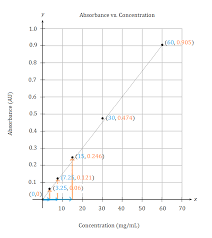
#> input picture images.png, 212 x 238 px
$ python maintest.py
#> lines starting #> are read from the running program, lines starting #| are printed output that depends on the picture; after the words box and inside, x2 and y2 are one past the last pixel; in counts of white or black regions, pixels touching at a corner belong together
import numpy as np
import matplotlib.pyplot as plt
from dtaidistance import dtw
import cv2
from skimage import measure

# Initial Bilirubin levels over time (baseline for jaundice recovery)
initial_x1 = np.array([1, 3, 4, 6, 8, 13, 23])
initial_y1 = np.array([5.2, 8.7, 8.8, 8.5, 6.3, 4.1, 2.3])

def extract_data_from_graph(image_path):
    # Load and process image
    img = cv2.imread(image_path, cv2.IMREAD_GRAYSCALE)
    if img is None:
        raise ValueError("Image not found or unable to load.")

    _, binary = cv2.threshold(img, 128, 255, cv2.THRESH_BINARY_INV)
    contours = measure.find_contours(binary, 0.8)
    if not contours:
        raise ValueError("No graph line detected in the image.")

    largest_contour = max(contours, key=lambda x: len(x))
    x_img = largest_contour[:, 1]
    y_img = img.shape[0] - largest_contour[:, 0]  # Invert y-axis

    # Normalize to match initial data range
    x_normalized = (x_img - np.min(x_img)) / (np.max(x_img) - np.min(x_img)) * (np.max(initial_x1) - np.min(initial_x1)) + np.min(initial_x1)
    y_normalized = (y_img - np.min(y_img)) / (np.max(y_img) - np.min(y_img)) * (np.max(initial_y1) - np.min(initial_y1)) + np.min(initial_y1)

    # Sort and remove duplicates
    sorted_idx = np.argsort(x_normalized)
    x_sorted = x_normalized[sorted_idx]
    y_sorted = y_normalized[sorted_idx]
    unique_idx = np.unique(x_sorted, return_index=True)[1]

    return x_sorted[unique_idx], y_sorted[unique_idx]

def display_extracted_points(x, y):
    print("\nExtracted Points:")
    for xi, yi in zip(x, y):
        print(f"Day {xi:.1f}: Bilirubin Level = {yi:.2f}")

    plt.figure(figsize=(10, 5))
    plt.plot(x, y, 'r-', linewidth=2, label="Extracted Graph")
    plt.scatter(x, y, color='red')  # Show points as well
    plt.title("Extracted Data Points from Graph")
    plt.xlabel("No. of Days")
    plt.ylabel("Bilirubin levels (mg/dl)")
    plt.grid()
    plt.legend()
    plt.show()

# [52 lines left out: function process_patient_report, not called in this run]

def main():
    while True:
        image_path = input("\nEnter graph image path (or 'exit'): ").strip()
#> the answer given: images.png
        if image_path.lower() == 'exit':
            break

        try:
            x2, y2 = extract_data_from_graph(image_path)
#> in extract_data_from_graph, `_, binary = cv2.threshold(img, 128, 255, cv2.THRESH_BINARY_INV)`:
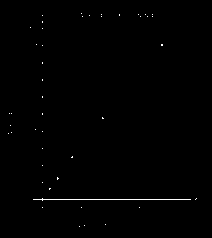
#> binary: shape (238, 212); 0.44% white in thin lines or dots, all inside (x1, y1, x2, y2) = (8, 13, 197, 227)
#> in extract_data_from_graph, `contours = measure.find_contours(binary, 0.8)`: contours = 46 point arrays, longest 323 points
#> in extract_data_from_graph, `largest_contour = max(contours, key=lambda x: len(x))`: largest_contour = 323 pairs, first value 197 to 201, second value 32 to 191
#> in extract_data_from_graph, `x_img = largest_contour[:, 1]`: x_img = 323 values, max 191 at index 172, min 32 at index 11, mean 110.4
#> in extract_data_from_graph, `y_img = img.shape[0] - largest_contour[:, 0]`: y_img = 323 values, max 41 at index 22, min 37 at index 0, mean 38.99
#> in extract_data_from_graph, `x_normalized = (x_img - np.min(x_img)) / (np.max(x_img) - np.min(x_img..`: x_normalized = 323 values, max 23 at index 172, min 1 at index 11, mean 11.85
#> in extract_data_from_graph, `y_normalized = (y_img - np.min(y_img)) / (np.max(y_img) - np.min(y_img..`: y_normalized = 323 values, max 8.8 at index 22, min 2.3 at index 0, mean 5.54
#> in extract_data_from_graph, `sorted_idx = np.argsort(x_normalized)`: sorted_idx = 323 values, max 322 at index 23, min 0 at index 22, mean 161
#> in extract_data_from_graph, `x_sorted = x_normalized[sorted_idx]`: x_sorted = 323 values from 1 to 23
#> in extract_data_from_graph, `y_sorted = y_normalized[sorted_idx]`: y_sorted = 323 values, max 8.8 at index 21, min 2.3 at index 22, mean 5.54
#> in extract_data_from_graph, `unique_idx = np.unique(x_sorted, return_index=True)[1]`: unique_idx = 162 values from 0 to 322
#> x2 = 162 values from 1 to 23; y2 = 162 values, max 8.8 at index 11, min 3.92 at index 12, mean 5.52
            display_extracted_points(x2, y2)
#> the loop in display_extracted_points, `for xi, yi in zip(x, y):` made 162 passes
#> (xi, yi) on passes 1 to 3: (1, 5.55), (1.14, 3.93), (1.28, 7.17)
#| Day 1.0: Bilirubin Level = 5.55
#| Day 1.1: Bilirubin Level = 3.93
#| Day 1.3: Bilirubin Level = 7.17
#| Day 1.4: Bilirubin Level = 7.17
#| Day 1.6: Bilirubin Level = 7.17
#| Day 1.7: Bilirubin Level = 7.17
#| Day 1.8: Bilirubin Level = 7.17
#| Day 2.0: Bilirubin Level = 7.17
#> (further printed lines are left out)
#> in display_extracted_points, `plt.show()`:
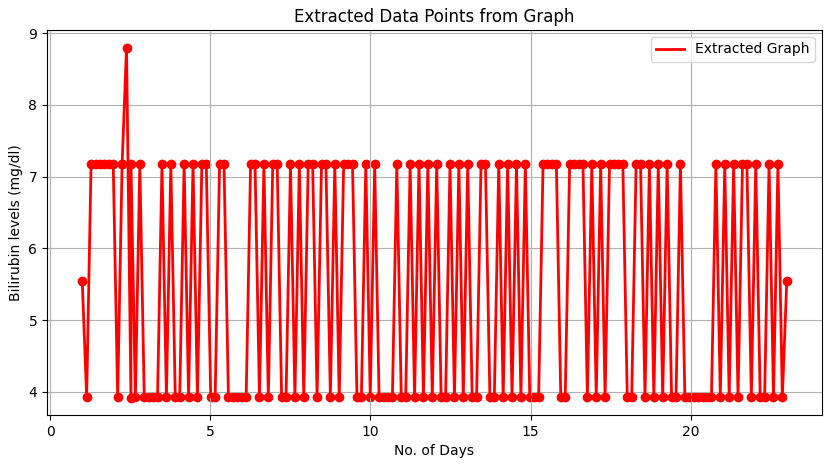
#> figure drawn by matplotlib, 1 panel; curve peaks at x = 2.38, y = 8.8

            if input("\nAre points correct? (yes/no): ").strip().lower() != 'yes':
#> the answer given: y
                print("Please provide a clearer image.")
                continue

            process_patient_report(x2, y2)

        except Exception as e:
            print(f"Error: {e}")

        if input("\nAnalyze another? (yes/no): ").strip().lower() != 'yes':
            break
#> pass 2 of the loop in main, `while True:`:
#> the answer given: jauncide.png
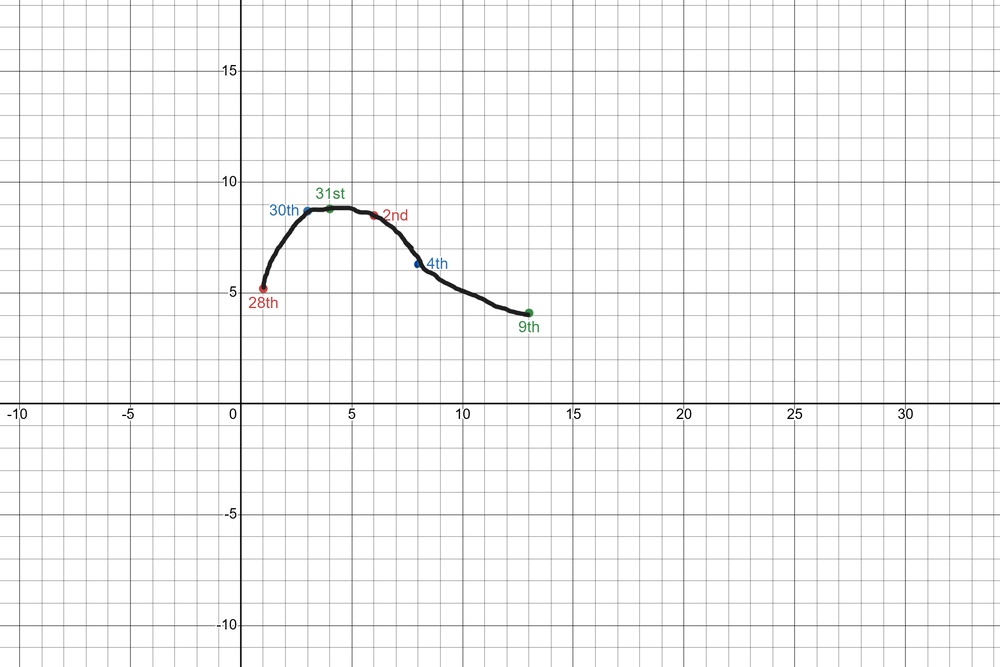
#> input picture jauncide.png, 1000 x 667 px, shrunk from 2400 x 1600 before the run
#> img: shape (667, 1000)
#> in extract_data_from_graph (call 2), `_, binary = cv2.threshold(img, 128, 255, cv2.THRESH_BINARY_INV)`:
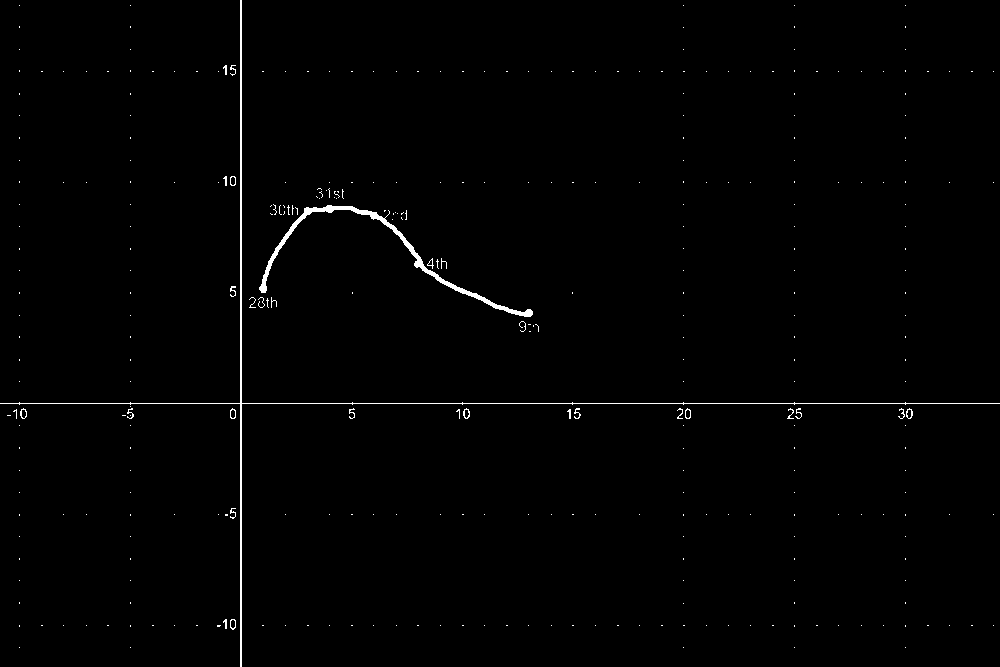
#> binary: shape (667, 1000); 0.81% white in thin lines or dots
#> contours = 441 point arrays, longest 1173 points
#> largest_contour = 1173 pairs, first value 0 to 402, second value 242 to 999
#> x_img = 1173 values from 242 to 999
#> y_img = 1173 values, max 667 at index 0, min 265 at index 403, mean 334.1
#> x_normalized = 1173 values from 1 to 23
#> y_normalized = 1173 values, max 8.8 at index 0, min 2.3 at index 403, mean 3.42
#> sorted_idx = 1173 values, max 1172 at index 1172, min 0 at index 144, mean 586
#> x_sorted = 1173 values from 1 to 23
#> y_sorted = 1173 values, max 8.8 at index 144, min 2.3 at index 403, mean 3.42
#> unique_idx = 771 values from 0 to 1172
#> x2 = 771 values from 1 to 23; y2 = 771 values, max 3.5 at index 0, min 2.3 at index 1, mean 2.3
#> the loop in display_extracted_points (call 2), `for xi, yi in zip(x, y):` made 771 passes
#> (xi, yi) on passes 1 to 3: (1, 3.5), (1, 2.3), (1.03, 2.3)
#> (printed output is left out)
#> in display_extracted_points (call 2), `plt.show()`:
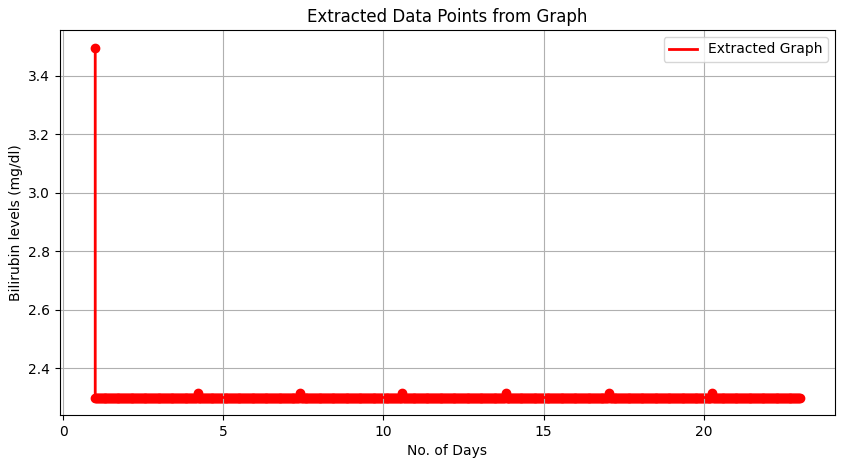
#> figure drawn by matplotlib, 1 panel; curve peaks at x = 1, y = 3.5
#> the answer given: y

if __name__ == "__main__":
#> (the run stopped early here; a loop or call above may not have finished)
